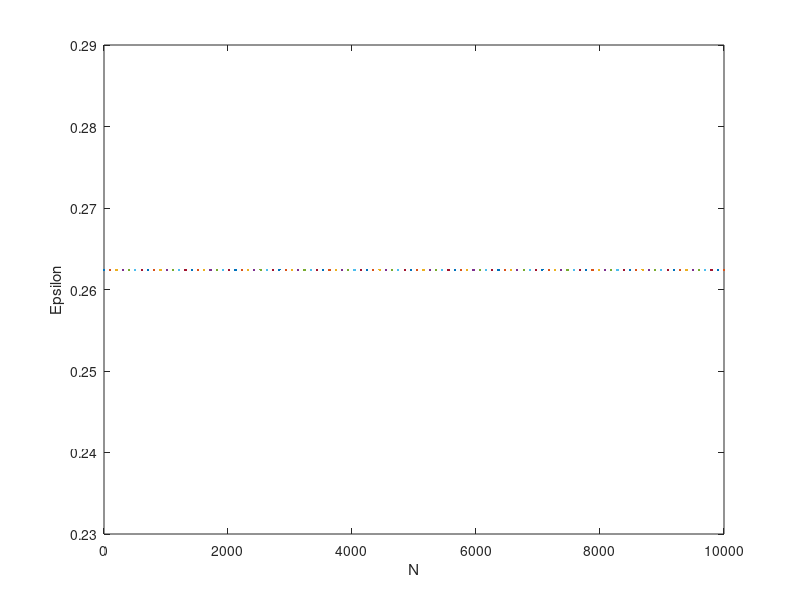

The MATLAB script that drew this image:
%N = 1:10000;
N = linspace(1, 10000);
d = 50;
delta = 0.05;

%epsilon = sqrt( (8.0 ./ N) .* log( 4.0 * power(2 * N, d) ./ delta ) );

%epsilon = sqrt( (16.0 ./ N) .* log( 2.0 * power(N, d) ./ sqrt(delta) ) );

% epsilon = sqrt( (2.0 ./ N) .* log( 2.0 .* N .* power(N, d) ) );
% epsilon = epsilon + sqrt( (2.0 ./ N) * log( 1 ./ delta ) );
% epsilon = epsilon + (1 ./ N);

%a = N;
%b = -2;
%c = -log( 6.0 * power(2 * N, d) ./ delta );

% epsilon = (-b + sqrt( power(b, 2) - 4.0 .* N .* c) ) / (2.0 * a);

%N = 5000;

epsilon = (2 + sqrt( 4.0 - 4.0 .* N .* (-log( 6.0 * power(2 * N, 50) ./ 0.05 ))) ) / (2.0 * N);
%display(epsilon)

%epsilon = 0.5;

%figure;
%set (gcf,'Position',[500, 300, 900, 500], 'color','w')

%plot(N, epsilon, 'r-', 'LineWidth', 3);
plot(N, epsilon);
%axis([0, 10000, 0, 1])
%title('Original VC bound');
%title('Variant VC bound');
%title('Rademacher Penalty Bound')

xlabel('N');
ylabel('Epsilon');

N = 10000;
%display(sqrt( (8.0 ./ N) .* log( 4.0 * power(2 * N, d) ./ delta ) ));
%display(sqrt( (16.0 ./ N) .* log( 2.0 * power(N, d) ./ sqrt(delta) ) ));
%display(sqrt( (2.0 ./ N) .* log( 2.0 * N * power(N, d) ) ) + sqrt( (2.0 ./ N) .* log( 1 ./ delta ) ) + (1 ./ N));

% a = N;
% b = -2;
% c = -log( 6.0 * power(2 * N, d) ./ delta );
% 
% epsilon = (-b + sqrt( power(b, 2) - 4.0 * a * c )) / (2.0 * a);

a = 2 * N - 4;
b = -4;
c = -(log(4.0) + 100 * log(N) - log(delta));

epsilon = (-b + sqrt( power(b, 2) - 4.0 * a * c )) / (2.0 * a);

display(epsilon);
